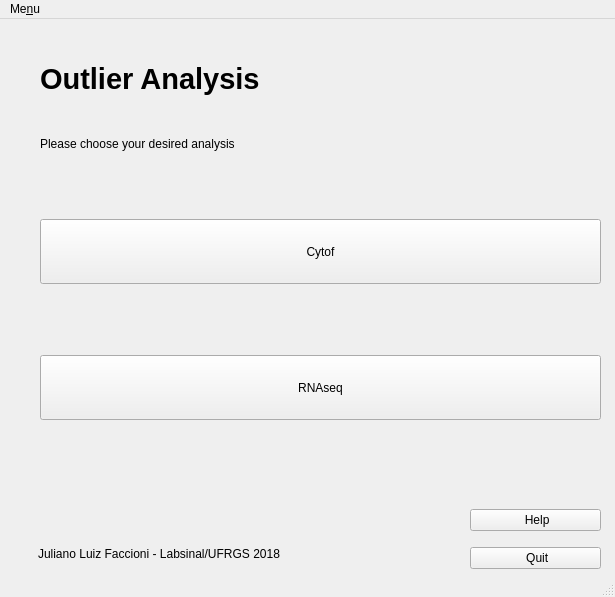
<?xml version="1.0" encoding="UTF-8"?>
<ui version="4.0">
 <class>ColonyCounter</class>
 <widget class="QMainWindow" name="ColonyCounter">
  <property name="enabled">
   <bool>true</bool>
  </property>
  <property name="geometry">
   <rect>
    <x>0</x>
    <y>0</y>
    <width>615</width>
    <height>597</height>
   </rect>
  </property>
  <property name="sizePolicy">
   <sizepolicy hsizetype="MinimumExpanding" vsizetype="Minimum">
    <horstretch>0</horstretch>
    <verstretch>0</verstretch>
   </sizepolicy>
  </property>
  <property name="minimumSize">
   <size>
    <width>400</width>
    <height>400</height>
   </size>
  </property>
  <property name="windowTitle">
   <string>MainWindow</string>
  </property>
  <widget class="QWidget" name="centralwidget">
   <property name="sizePolicy">
    <sizepolicy hsizetype="MinimumExpanding" vsizetype="MinimumExpanding">
     <horstretch>0</horstretch>
     <verstretch>0</verstretch>
    </sizepolicy>
   </property>
   <property name="minimumSize">
    <size>
     <width>800</width>
     <height>600</height>
    </size>
   </property>
   <widget class="QStackedWidget" name="pages_widget">
    <property name="enabled">
     <bool>true</bool>
    </property>
    <property name="geometry">
     <rect>
      <x>0</x>
      <y>0</y>
      <width>651</width>
      <height>611</height>
     </rect>
    </property>
    <property name="sizePolicy">
     <sizepolicy hsizetype="Preferred" vsizetype="Preferred">
      <horstretch>0</horstretch>
      <verstretch>0</verstretch>
     </sizepolicy>
    </property>
    <property name="minimumSize">
     <size>
      <width>600</width>
      <height>600</height>
     </size>
    </property>
    <widget class="QWidget" name="pages_widgetPage1" native="true">
     <widget class="QWidget" name="verticalLayoutWidget">
      <property name="geometry">
       <rect>
        <x>40</x>
        <y>200</y>
        <width>561</width>
        <height>201</height>
       </rect>
      </property>
      <layout class="QVBoxLayout" name="maingrid_cont_main">
       <item>
        <widget class="QPushButton" name="cytof_btn_main">
         <property name="sizePolicy">
          <sizepolicy hsizetype="Minimum" vsizetype="MinimumExpanding">
           <horstretch>0</horstretch>
           <verstretch>0</verstretch>
          </sizepolicy>
         </property>
         <property name="text">
          <string>Cytof</string>
         </property>
        </widget>
       </item>
       <item>
        <spacer name="maingrid_spacer_main">
         <property name="orientation">
          <enum>Qt::Vertical</enum>
         </property>
         <property name="sizeHint" stdset="0">
          <size>
           <width>20</width>
           <height>40</height>
          </size>
         </property>
        </spacer>
       </item>
       <item>
        <widget class="QPushButton" name="rnaseq_btn_main">
         <property name="sizePolicy">
          <sizepolicy hsizetype="Minimum" vsizetype="MinimumExpanding">
           <horstretch>0</horstretch>
           <verstretch>0</verstretch>
          </sizepolicy>
         </property>
         <property name="text">
          <string>RNAseq</string>
         </property>
        </widget>
       </item>
      </layout>
     </widget>
     <widget class="QWidget" name="verticalLayoutWidget_2">
      <property name="geometry">
       <rect>
        <x>470</x>
        <y>480</y>
        <width>131</width>
        <height>81</height>
       </rect>
      </property>
      <layout class="QVBoxLayout" name="helpquit_cont_main">
       <item>
        <widget class="QPushButton" name="help_main">
         <property name="text">
          <string> Help</string>
         </property>
         <property name="icon">
          <iconset>
           <normaloff>../../colony_counter/UI/icons/help.svg</normaloff>../../colony_counter/UI/icons/help.svg</iconset>
         </property>
        </widget>
       </item>
       <item>
        <widget class="QPushButton" name="quit_main">
         <property name="text">
          <string> Quit</string>
         </property>
         <property name="icon">
          <iconset>
           <normaloff>../../colony_counter/UI/icons/quit.svg</normaloff>../../colony_counter/UI/icons/quit.svg</iconset>
         </property>
        </widget>
       </item>
      </layout>
     </widget>
     <widget class="QLabel" name="title_main">
      <property name="geometry">
       <rect>
        <x>40</x>
        <y>30</y>
        <width>531</width>
        <height>61</height>
       </rect>
      </property>
      <property name="text">
       <string>&lt;html&gt;&lt;head/&gt;&lt;body&gt;&lt;p&gt;&lt;span style=&quot; font-size:22pt; font-weight:600;&quot;&gt;Outlier Analysis&lt;/span&gt;&lt;/p&gt;&lt;/body&gt;&lt;/html&gt;</string>
      </property>
      <property name="textFormat">
       <enum>Qt::RichText</enum>
      </property>
     </widget>
     <widget class="QLabel" name="credits_main">
      <property name="geometry">
       <rect>
        <x>38</x>
        <y>510</y>
        <width>301</width>
        <height>51</height>
       </rect>
      </property>
      <property name="text">
       <string>&lt;html&gt;&lt;head/&gt;&lt;body&gt;&lt;p&gt;Juliano Luiz Faccioni - Labsinal/UFRGS 2018&lt;/p&gt;&lt;/body&gt;&lt;/html&gt;</string>
      </property>
      <property name="textFormat">
       <enum>Qt::RichText</enum>
      </property>
     </widget>
     <widget class="QLabel" name="description_main">
      <property name="geometry">
       <rect>
        <x>40</x>
        <y>100</y>
        <width>301</width>
        <height>51</height>
       </rect>
      </property>
      <property name="text">
       <string>&lt;html&gt;&lt;head/&gt;&lt;body&gt;&lt;p&gt;Please choose your desired analysis&lt;/p&gt;&lt;/body&gt;&lt;/html&gt;</string>
      </property>
      <property name="textFormat">
       <enum>Qt::RichText</enum>
      </property>
     </widget>
     <zorder>credits_main</zorder>
     <zorder>verticalLayoutWidget</zorder>
     <zorder>verticalLayoutWidget_2</zorder>
     <zorder>title_main</zorder>
     <zorder>description_main</zorder>
    </widget>
    <widget class="QWidget" name="pages_widgetPage2" native="true"/>
    <widget class="QWidget" name="pages_widgetPage3" native="true"/>
    <widget class="QWidget" name="pages_widgetPage4" native="true"/>
    <widget class="QWidget" name="pages_widgetPage5" native="true"/>
    <widget class="QWidget" name="pages_widgetPage6" native="true"/>
    <widget class="QWidget" name="pages_widgetPage7" native="true"/>
   </widget>
  </widget>
  <widget class="QMenuBar" name="menubar">
   <property name="geometry">
    <rect>
     <x>0</x>
     <y>0</y>
     <width>615</width>
     <height>22</height>
    </rect>
   </property>
   <widget class="QMenu" name="menuMenu">
    <property name="title">
     <string>Me&amp;nu</string>
    </property>
    <addaction name="action_goto_page_main"/>
    <addaction name="action_help"/>
    <addaction name="action_quit"/>
   </widget>
   <addaction name="menuMenu"/>
  </widget>
  <widget class="QStatusBar" name="statusbar"/>
  <action name="action_quit">
   <property name="text">
    <string>&amp;Quit</string>
   </property>
  </action>
  <action name="action_goto_page_main">
   <property name="text">
    <string>&amp;Go to main menu</string>
   </property>
  </action>
  <action name="action_help">
   <property name="text">
    <string>&amp;Help</string>
   </property>
  </action>
 </widget>
 <tabstops>
  <tabstop>cytof_btn_main</tabstop>
  <tabstop>rnaseq_btn_main</tabstop>
 </tabstops>
 <resources/>
 <connections/>
</ui>
